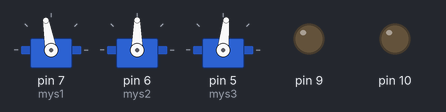
Simulated run of this sketch. Board: Arduino Uno, built with avr-gcc and run on an emulated ATmega328P. Parts: 3 × servo, output pins drawn as LEDs (lit = HIGH).

Above: at 0.15 s.
At 1.4 s:
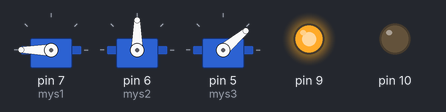
At 3.83 s:
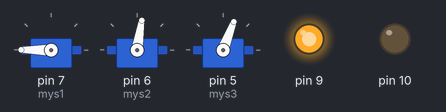
At 6.0 s:
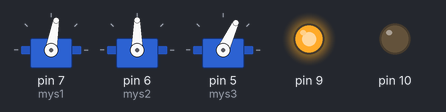
At 7.9 s:
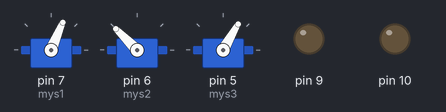
At 11.1 s:
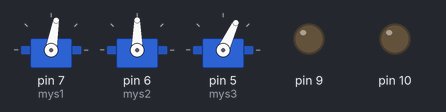
Timing chart, 0 to 12.6 s (numbered marks = the images above):
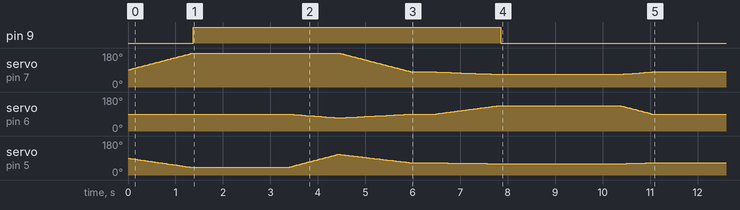

The sketch:

move1.ino
```cpp
#include <Servo.h>

Servo mys1,mys2,mys3;
int angleA = 90;
int angleB = 0;
int angleC = 0;

String comdata = "";
int flag = 1;

void Mys_123(int angle1,int angle2,int angle3,int t);

void setup(void){
  Serial.begin(9600);
  pinMode(10, OUTPUT);
  pinMode(9, OUTPUT);
  mys1.attach(7);
  mys2.attach(6);
  mys3.attach(5);
  // mys1.write(90);
  // mys2.write(90);
  // mys3.write(75);
}

void loop() {
  // while (Serial.available() > 0){
  //   comdata += char(Serial.read());
  //   delay(2);
  // }
  // if (comdata.length() > 0){
  //   data=comdata.toInt();
  //   //Serial.println(c);
  //   comdata = "";
  // }
  //范围
  // Mys_123(0,60,50,15);
  // Mys_123(180,160,110,15);
  // delay(5000);
  if(flag==1){
    Mys_123(180,90,40,15);
    chessUp();
    delay(2000);
    Mys_123(180,70,110,15);
    Mys_123(80,90,65,15);
    delay(500);
    //1hao
    Mys_123(67,135,60,30);
    //2hao
    //Mys_123(68,121,48,15);
    //3hao
    //Mys_123(83,135,60,15);
    //4hao
    //Mys_123(73,125,55,15);
    //5hao
    //Mys_123(60,110,40,30);
    //6hao
    //Mys_123(92,132,50,30);
    //7hao
    //Mys_123(85,160,70,15);
    //8hao
    //Mys_123(85,125,45,15);
    //9hao
    //Mys_123(93,115,35,30);
    //10hao
    //Mys_123(70,150,70,30);
    //11hao
    //Mys_123(105,105,35,30);
    chessDown();
    delay(2500);
    Mys_123(80,90,65,15);
    flag++;
  }
  // if(flag == 1){
  //   chessUp();
  //   flag++;
  //}

  //delay(2000);
  //chessDown();
}

void Mys_123(int angle1,int angle2,int angle3,int t){      //控制机械臂的3个舵机，编号1、2、3
  double ang1=mys1.read();double ang2=mys2.read();double ang3=mys3.read();
  double cha[3];
  cha[0]=angle1-ang1;cha[1]=angle2-ang2;cha[2]=angle3-ang3;
  for(int i=0;i<3;i++){if(cha[i]<0){cha[i]=-cha[i];}}
  double chaMax=0;
  for(int i=0;i<3;i++){if(chaMax<cha[i]){chaMax=cha[i];}}
  while(1){
    if(mys1.read()==angle1 && mys2.read()==angle2 && mys3.read()==angle3){break;}
    if(mys1.read()>angle1)     {ang1-=(cha[0]/chaMax);mys1.write(int(ang1));}
    else if(mys1.read()<angle1){ang1+=(cha[0]/chaMax);mys1.write(int(ang1));}
    if(mys2.read()>angle2)     {ang2-=(cha[1]/chaMax);mys2.write(int(ang2));}
    else if(mys2.read()<angle2){ang2+=(cha[1]/chaMax);mys2.write(int(ang2));}
    if(mys3.read()>angle3)     {ang3-=(cha[2]/chaMax);mys3.write(int(ang3));}
    else if(mys3.read()<angle3){ang3+=(cha[2]/chaMax);mys3.write(int(ang3));}
    delay(t);
  }
}
void chessDown(){
  digitalWrite(9, LOW);  // 控制继电器打开
}
void chessUp(){
  digitalWrite(9, HIGH);  // 控制继电器打开
}
```

Measured:
- by itself, pin 9: LOW → HIGH at 1.4 s, → LOW 6.5 s later
